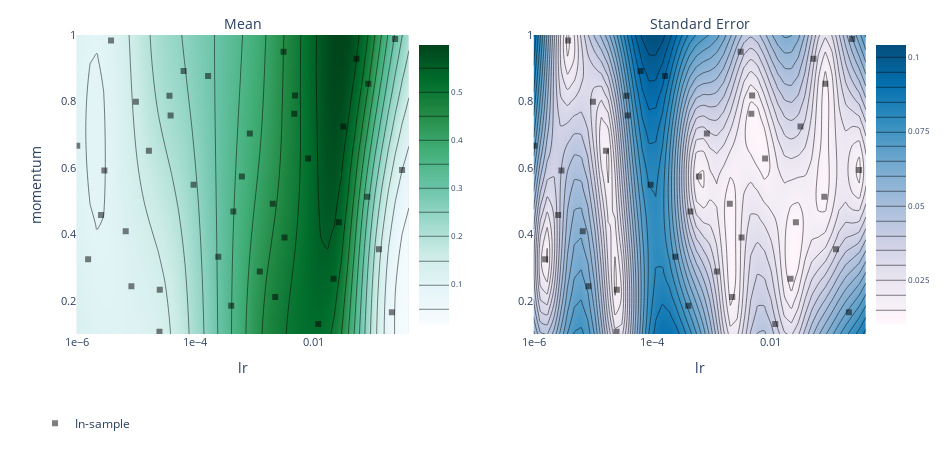

The cell this chart's notebook holds for it:
### Code cell
import cs231n.pytorch.tune as t
from cs231n.pytorch.lab import Lab
#from cs231n.pytorch.experiments import Experiment
import cs231n.pytorch.models as m
import importlib

importlib.reload(m)
#importlib.reload(e)
importlib.reload(t)


parameters=[
        {"name": "lr", "type": "range", "bounds": [1e-6, 0.4], "log_scale": True, "value_type":'float'},
        {"name": "momentum", "type": "range", "bounds": [0.1, 1.0], "value_type":'float'},
        {"name": "nesterov", "type": "fixed", "value":True, "value_type":'bool'},
    ]

tune = t.Tune(
     m.ThreeLayerConvNet,
     optim.SGD,
     lab,
     parameters,
     total_trials=40,
     verbose=True
)

best_parameters, values, experiment, model = tune.run()
tune.plot_contour('lr','momentum')

print('best_parameters', best_parameters)

### Figure 1 — Plotly figure (JSON) as saved in the notebook; plotly's stock layout.template omitted (floating-point values rounded to 4 significant figures; data arrays with more than 128 entries replaced by an {"elided": "..."} marker saying what was removed)
{"data": [{"autocolorscale": false, "autocontour": true, "colorbar": {"tickfont": {"size": 8}, "ticksuffix": "", "x": 0.45, "y": 0.5}, "colorscale": [[0, "rgb(247,252,253)"], [0.125, "rgb(229,245,249)"], [0.25, "rgb(204,236,230)"], [0.375, "rgb(153,216,201)"], [0.5, "rgb(102,194,164)"], [0.625, "rgb(65,174,118)"], [0.75, "rgb(35,139,69)"], [0.875, "rgb(0,109,44)"], [1, "rgb(0,68,27)"]], "contours": {"coloring": "heatmap"}, "hoverinfo": "x+y+z", "ncontours": 25, "type": "contour", "x": [1e-06, 1.301e-06, 1.693e-06, 2.203e-06, 2.866e-06, 3.729e-06, 4.853e-06, 6.314e-06, 8.215e-06, 1.069e-05, 1.391e-05, 1.81e-05, 2.355e-05, 3.064e-05, 3.986e-05, 5.187e-05, 6.749e-05, 8.782e-05, 0.0001143, 0.0001487, 0.0001934, 0.0002517, 0.0003275, 0.0004261, 0.0005545, 0.0007214, 0.0009387, 0.001221, 0.001589, 0.002068, 0.00269, 0.003501, 0.004555, 0.005927, 0.007712, 0.01003, 0.01306, 0.01699, 0.0221, 0.02876, 0.03742, 0.04869, 0.06335, 0.08243, 0.1073, 0.1396, 0.1816, 0.2363, 0.3074, 0.4], "xaxis": "x", "y": [0.1, 0.1184, 0.1367, 0.1551, 0.1735, 0.1918, 0.2102, 0.2286, 0.2469, 0.2653, 0.2837, 0.302, 0.3204, 0.3388, 0.3571, 0.3755, 0.3939, 0.4122, 0.4306, 0.449, 0.4673, 0.4857, 0.5041, 0.5224, 0.5408, 0.5592, 0.5776, 0.5959, 0.6143, 0.6327, 0.651, 0.6694, 0.6878, 0.7061, 0.7245, 0.7429, 0.7612, 0.7796, 0.798, 0.8163, 0.8347, 0.8531, 0.8714, 0.8898, 0.9082, 0.9265, 0.9449, 0.9633, 0.9816, 1], "yaxis": "y", "z": {"elided": "50x50 float values"}, "zauto": true, "zmax": 0.5976, "zmin": -0.5976}, {"autocolorscale": false, "autocontour": true, "colorbar": {"tickfont": {"size": 8}, "ticksuffix": "", "x": 1, "y": 0.5}, "colorscale": [[0, "rgb(255,247,251)"], [0.1429, "rgb(236,231,242)"], [0.2857, "rgb(208,209,230)"], [0.4286, "rgb(166,189,219)"], [0.5714, "rgb(116,169,207)"], [0.7143, "rgb(54,144,192)"], [0.8571, "rgb(5,112,176)"], [1, "rgb(3,78,123)"]], "contours": {"coloring": "heatmap"}, "hoverinfo": "x+y+z", "ncontours": 25, "type": "contour", "x": [1e-06, 1.301e-06, 1.693e-06, 2.203e-06, 2.866e-06, 3.729e-06, 4.853e-06, 6.314e-06, 8.215e-06, 1.069e-05, 1.391e-05, 1.81e-05, 2.355e-05, 3.064e-05, 3.986e-05, 5.187e-05, 6.749e-05, 8.782e-05, 0.0001143, 0.0001487, 0.0001934, 0.0002517, 0.0003275, 0.0004261, 0.0005545, 0.0007214, 0.0009387, 0.001221, 0.001589, 0.002068, 0.00269, 0.003501, 0.004555, 0.005927, 0.007712, 0.01003, 0.01306, 0.01699, 0.0221, 0.02876, 0.03742, 0.04869, 0.06335, 0.08243, 0.1073, 0.1396, 0.1816, 0.2363, 0.3074, 0.4], "xaxis": "x2", "y": [0.1, 0.1184, 0.1367, 0.1551, 0.1735, 0.1918, 0.2102, 0.2286, 0.2469, 0.2653, 0.2837, 0.302, 0.3204, 0.3388, 0.3571, 0.3755, 0.3939, 0.4122, 0.4306, 0.449, 0.4673, 0.4857, 0.5041, 0.5224, 0.5408, 0.5592, 0.5776, 0.5959, 0.6143, 0.6327, 0.651, 0.6694, 0.6878, 0.7061, 0.7245, 0.7429, 0.7612, 0.7796, 0.798, 0.8163, 0.8347, 0.8531, 0.8714, 0.8898, 0.9082, 0.9265, 0.9449, 0.9633, 0.9816, 1], "yaxis": "y2", "z": {"elided": "50x50 float values"}}, {"hoverinfo": "text", "legendgroup": "In-sample", "marker": {"color": "black", "opacity": 0.5, "symbol": 1}, "mode": "markers", "name": "In-sample", "text": ["0_0", "10_0", "11_0", "12_0", "13_0", "14_0", "15_0", "16_0", "17_0", "18_0", "19_0", "1_0", "20_0", "21_0", "22_0", "23_0", "24_0", "25_0", "26_0", "27_0", "28_0", "29_0", "2_0", "30_0", "31_0", "32_0", "33_0", "34_0", "35_0", "36_0", "37_0", "38_0", "39_0", "3_0", "4_0", "5_0", "6_0", "7_0", "8_0", "9_0"], "type": "scatter", "x": [0.002027, 9.368e-05, 0.05209, 0.1246, 0.0001646, 1.566e-06, 0.0008326, 0.001224, 1.027e-06, 0.0002447, 0.08267, 3.812e-06, 0.07933, 6.376e-05, 2.496e-05, 0.007974, 0.003194, 9.999e-06, 2.53e-05, 0.03148, 0.2064, 0.0006109, 0.0004045, 2.589e-06, 0.003085, 0.002228, 2.944e-06, 0.0004391, 0.2336, 0.02634, 3.681e-05, 8.405e-06, 0.004669, 0.3062, 0.0214, 3.848e-05, 6.741e-06, 0.004818, 0.01184, 1.656e-05], "xaxis": "x", "y": [0.4919, 0.5496, 0.9284, 0.3551, 0.8763, 0.325, 0.7038, 0.2879, 0.6667, 0.3324, 0.8536, 0.9832, 0.5128, 0.8917, 0.107, 0.6283, 0.3901, 0.7988, 0.2333, 0.7246, 0.1654, 0.5741, 0.1847, 0.4584, 0.9498, 0.2113, 0.5918, 0.4684, 0.9878, 0.4366, 0.8171, 0.2436, 0.763, 0.5934, 0.2666, 0.758, 0.4095, 0.8182, 0.1301, 0.6513], "yaxis": "y"}, {"hoverinfo": "text", "legendgroup": "In-sample", "marker": {"color": "black", "opacity": 0.5, "symbol": 1}, "mode": "markers", "name": "In-sample", "showlegend": false, "text": ["0_0", "10_0", "11_0", "12_0", "13_0", "14_0", "15_0", "16_0", "17_0", "18_0", "19_0", "1_0", "20_0", "21_0", "22_0", "23_0", "24_0", "25_0", "26_0", "27_0", "28_0", "29_0", "2_0", "30_0", "31_0", "32_0", "33_0", "34_0", "35_0", "36_0", "37_0", "38_0", "39_0", "3_0", "4_0", "5_0", "6_0", "7_0", "8_0", "9_0"], "type": "scatter", "x": [0.002027, 9.368e-05, 0.05209, 0.1246, 0.0001646, 1.566e-06, 0.0008326, 0.001224, 1.027e-06, 0.0002447, 0.08267, 3.812e-06, 0.07933, 6.376e-05, 2.496e-05, 0.007974, 0.003194, 9.999e-06, 2.53e-05, 0.03148, 0.2064, 0.0006109, 0.0004045, 2.589e-06, 0.003085, 0.002228, 2.944e-06, 0.0004391, 0.2336, 0.02634, 3.681e-05, 8.405e-06, 0.004669, 0.3062, 0.0214, 3.848e-05, 6.741e-06, 0.004818, 0.01184, 1.656e-05], "xaxis": "x2", "y": [0.4919, 0.5496, 0.9284, 0.3551, 0.8763, 0.325, 0.7038, 0.2879, 0.6667, 0.3324, 0.8536, 0.9832, 0.5128, 0.8917, 0.107, 0.6283, 0.3901, 0.7988, 0.2333, 0.7246, 0.1654, 0.5741, 0.1847, 0.4584, 0.9498, 0.2113, 0.5918, 0.4684, 0.9878, 0.4366, 0.8171, 0.2436, 0.763, 0.5934, 0.2666, 0.758, 0.4095, 0.8182, 0.1301, 0.6513], "yaxis": "y2"}], "layout": {"annotations": [{"font": {"size": 14}, "showarrow": false, "text": "Mean", "x": 0.25, "xanchor": "center", "xref": "paper", "y": 1, "yanchor": "bottom", "yref": "paper"}, {"font": {"size": 14}, "showarrow": false, "text": "Standard Error", "x": 0.8, "xanchor": "center", "xref": "paper", "y": 1, "yanchor": "bottom", "yref": "paper"}], "autosize": false, "height": 450, "hovermode": "closest", "legend": {"orientation": "h", "x": 0, "y": -0.25}, "margin": {"b": 100, "l": 35, "pad": 0, "r": 35, "t": 35}, "width": 950, "xaxis": {"anchor": "y", "autorange": false, "domain": [0.05, 0.45], "exponentformat": "e", "range": [-6, -0.3979], "tickfont": {"size": 11}, "tickmode": "auto", "title": {"text": "lr"}, "type": "log"}, "xaxis2": {"anchor": "y2", "autorange": false, "domain": [0.6, 1], "exponentformat": "e", "range": [-6, -0.3979], "tickfont": {"size": 11}, "tickmode": "auto", "title": {"text": "lr"}, "type": "log"}, "yaxis": {"anchor": "x", "autorange": false, "domain": [0, 1], "exponentformat": "e", "range": [0.1, 1], "tickfont": {"size": 11}, "tickmode": "auto", "title": {"text": "momentum"}, "type": "linear"}, "yaxis2": {"anchor": "x2", "autorange": false, "domain": [0, 1], "exponentformat": "e", "range": [0.1, 1], "tickfont": {"size": 11}, "tickmode": "auto", "type": "linear"}}}
